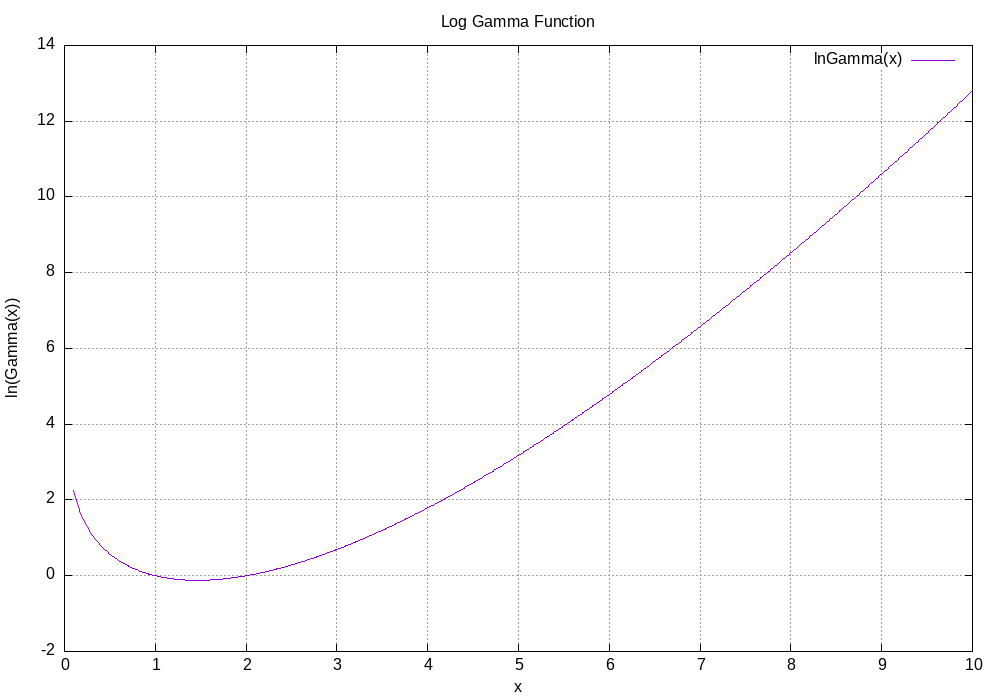

gnuplot code for this plot:
set terminal png size 1000,700
set output "lngamma_plot.png"

set title "Log Gamma Function"
set xlabel "x"
set ylabel "ln(Gamma(x))"

set grid

plot "lngamma_data.txt" using 1:2 with lines title "lnGamma(x)"
